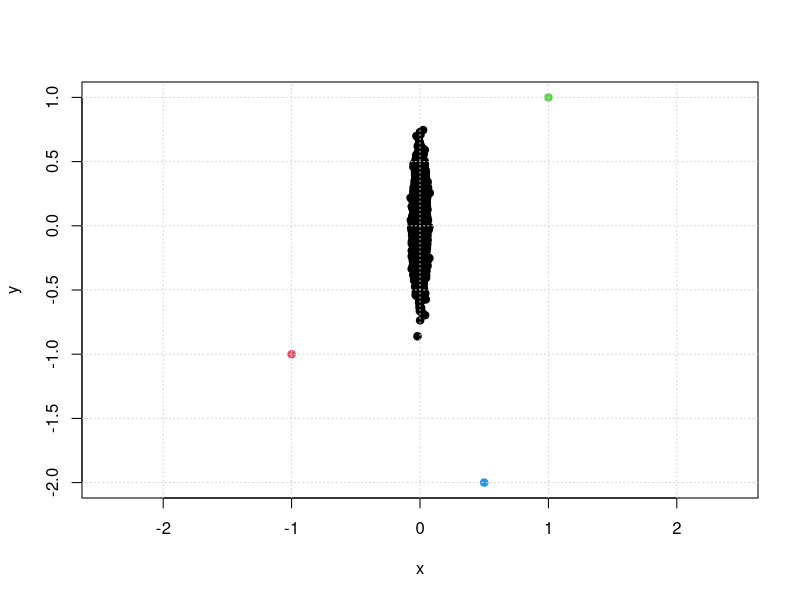
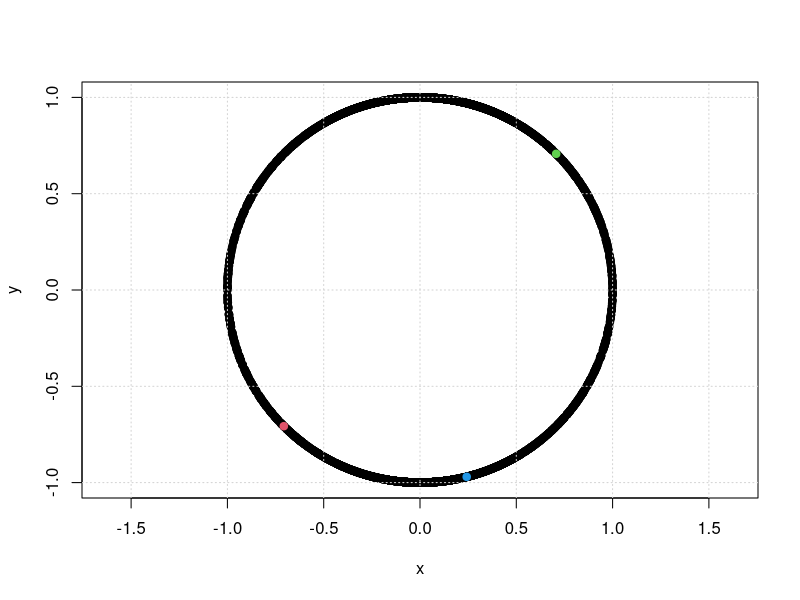
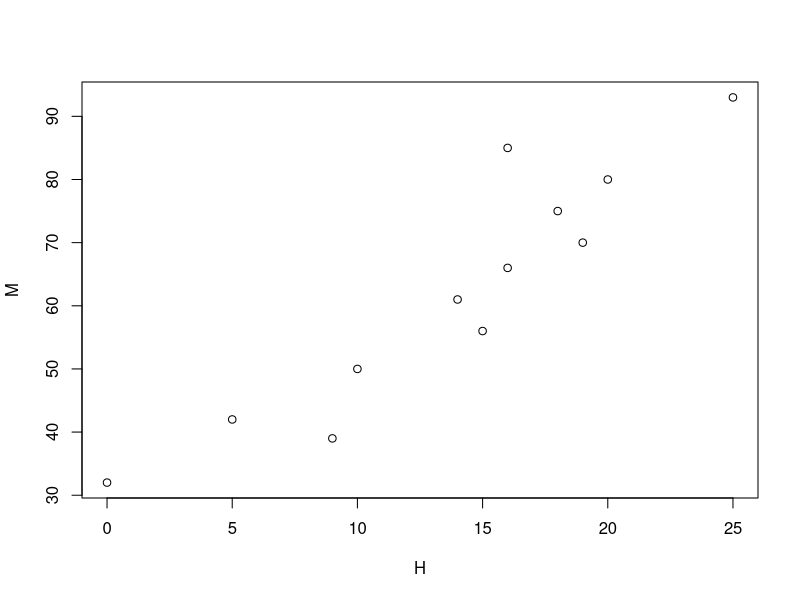
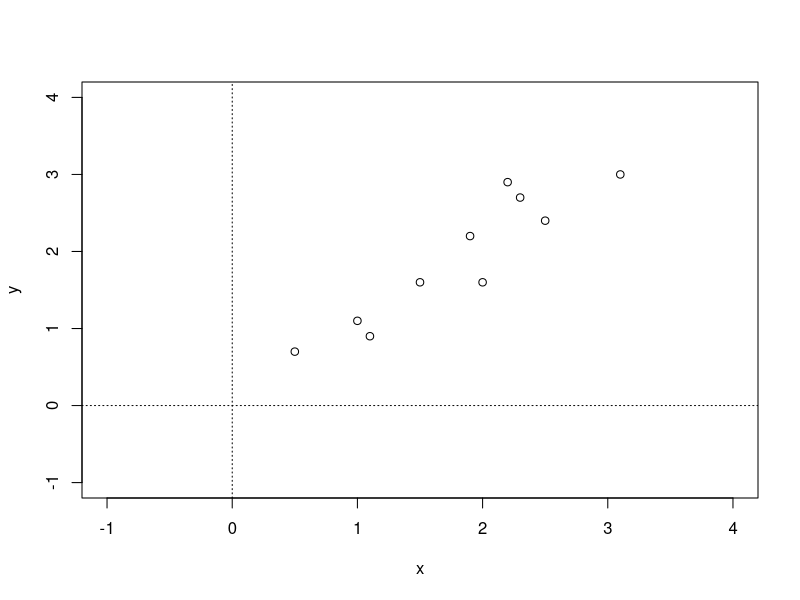
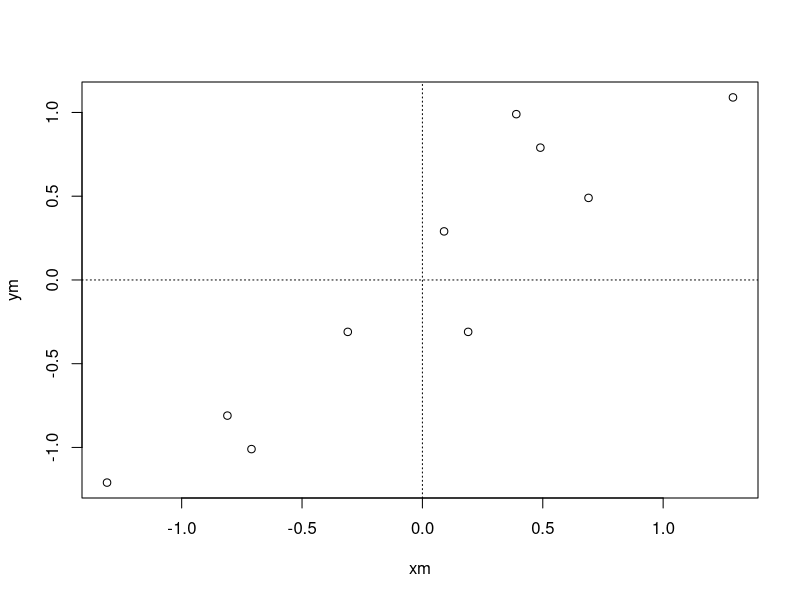
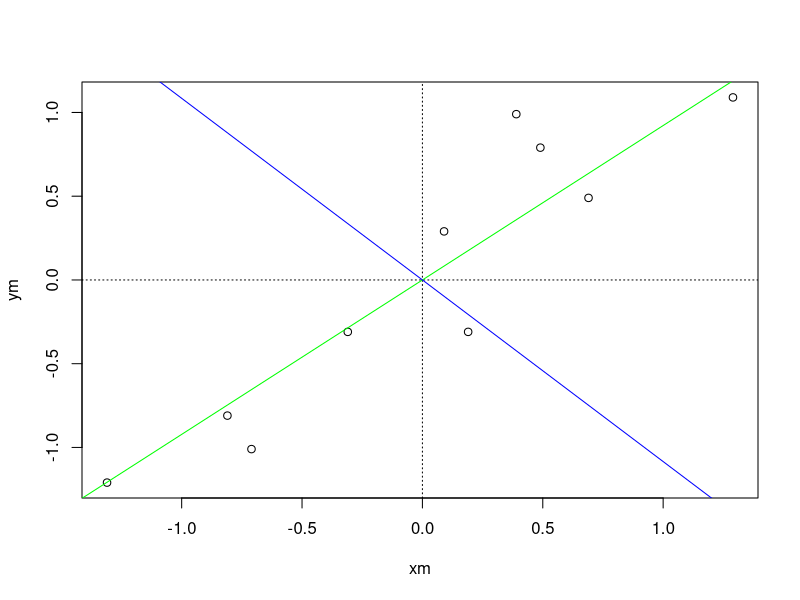
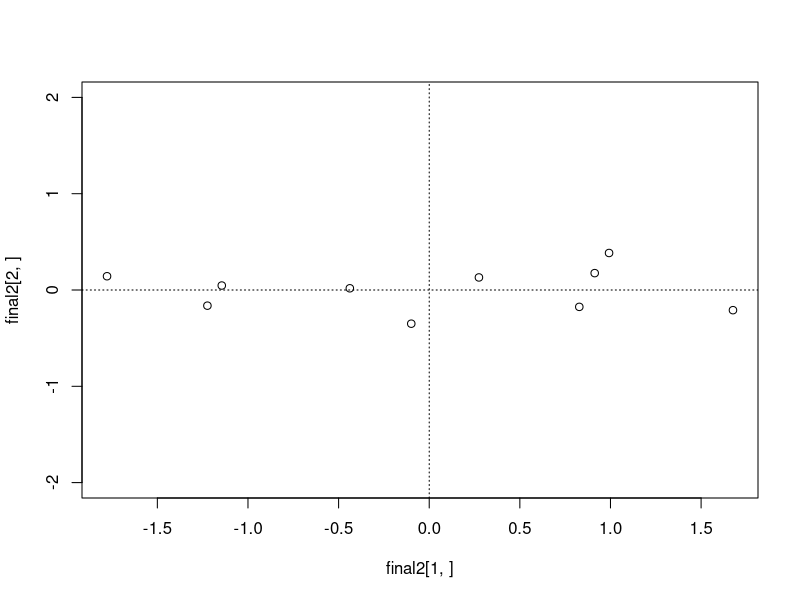
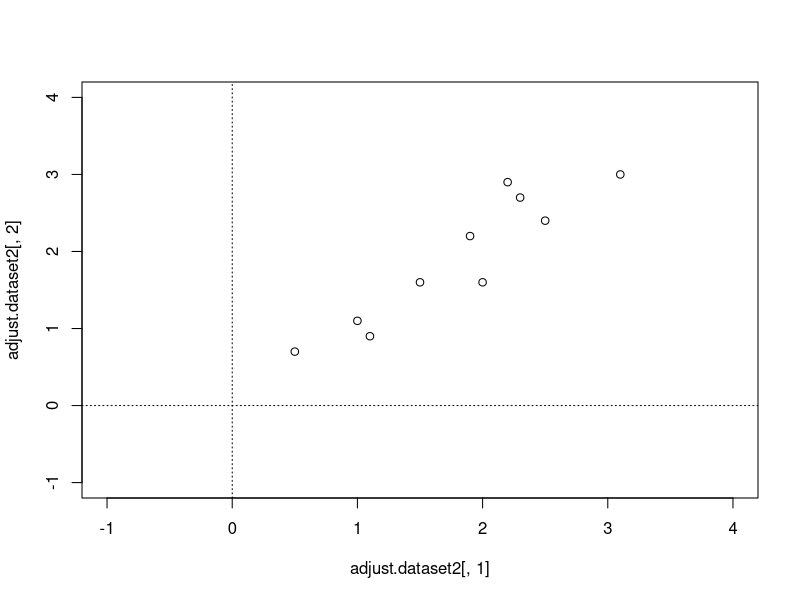

These figures' R source, in order:
# Add-ons to TI0077 - L04

######### Basics ###########
# to install packages:
# install.packages("caret")
install.packages(c("caret", "e1071", "AppliedPredictiveModeling","ellipse", "corrplot","ILSR"),
                 dependencies = c("Depends", "Suggests"))
      
rm(list=ls())
getwd() # if required setwd('your path here')
options(digits=5) 

####### Spatial sign ########
library("caret") # Classification And REgression Training
set.seed(1)
n <- 10000
tmp <- data.frame(x=c(rnorm(n, 0, 0.02), -1, 1, 0.5),
                  y=c(rnorm(n, 0, 0.2), -1, 1, -2))

plot(tmp, asp=1, col=c(rep(1,n), 2, 3, 4), pch=19)
grid()
plot(spatialSign(tmp), asp=1, col=c(rep(1,n), 2, 3, 4), pch=19)
grid()
 
H <- c(9,15,25,14,10,18,0,16,5,19,16,20)
M <- c(39,56,93,61,50,75,32,85,42,70,66,80)
 
 plot(H,M)
 
 H.bar <- mean(H)
 M.bar <- mean(M)
 N <- length(H)

Cov <- (sum((H-H.bar)*(M-M.bar)))/(N-1) # cov(H,M)

#############  PCA example data ###########
## Source: A tutorial on Principal Components Analysis
## Get some data:
x <- c(2.5,0.5,2.2,1.9,3.1,2.3,2.0,1.0,1.5,1.1)
y <- c(2.4,0.7,2.9,2.2,3.0,2.7,1.6,1.1,1.6,0.9)

# Plot the data
plot(x,y,xlim=c(-1,4),ylim=c(-1,4)); abline(h=0,v=0,lty=3)

## subtract the mean and compute the covariance matrix (aka dispersion matrix)
xm <- x - mean(x)
ym <- y - mean(y)

# Plot the data
plot(xm,ym); abline(h=0,v=0,lty=3)

m <- matrix(c(xm,ym),ncol=2) # make a matrix of the given data
m

cov.m <- cov(m)
cov.m  # notice that the non-diagonal values are both positive, ie, x & y increase together

## find the eigenvectors and eigenvalues of the covariance matrix
cov.eig <- eigen(cov.m)
cov.eig

cov.eig$vectors[,1] %*% cov.eig$vectors[,2] # should equals zero since they are orthogonal between themselves

## Plot these eigenvectors onto the data to present the new basis
plot(xm,ym); abline(h=0,v=0,lty=3)

abline(a=0,b=(cov.eig$vectors[1,1]/cov.eig$vectors[2,1]),col="green")
abline(a=0,b=(cov.eig$vectors[1,2]/cov.eig$vectors[2,2]),col="blue")

# Note: The first eigenvector (red) seems like a linear fit showing us how it is 
# related to the data but the other eigenvector does not seem that related to the data
# If we look to the eigenvalues, the first is much larger than the second: 
# the highest eigenvalue identifies the dataset’s principle component.

# Once found the eigenvectors, we should order them decreasingly by their eigenvalues. 
# This give us the components by order of significance! 
# We can decide to ignore the components with less significance: 
# we will lose information but not that much if their values are small.

# So we start with a dataset of n dimensions, choose p components and get a new 
# dataset with p dimensions representing the original dataset. 
# This process of removing the less important axes can help reveal hidden, 
# simplified dynamics in high dimensional data. 
# This process is called dimensional reduction.

## Form the feature vector 
# Feature vector with just one component
feature.vector1 <- as.matrix(cov.eig$vectors[,1],ncol=1)  
feature.vector1

# Feature vector with both components
feature.vector2 <- as.matrix(cov.eig$vectors[,c(1,2)],ncol=2) 
feature.vector2

## Derive the new transformed dataset 
# With our feature vector we can derive the new transformed dataset.
# If M is the original dataset and F is the feature vector, 
# then the transpose for the new dataset if given by F_trasp × M_transp

# New dataset for feature vector 1
final1 <- t(feature.vector1) %*% t(m) 
final1

# New dataset for feature vector 2
final2 <- t(feature.vector2) %*% t(m) 
final2

# After the transformation, the data is 'decorrelated': 
# the covariance between the variables is zero:
cov(t(final2))

# final1 has 1 dimension
t(final1)

# final2 has 2 dimensions, we can plot it:
plot(final2[1,],final2[2,],ylim=c(-2,2));abline(h=0,v=0,lty=3)

# if we keep all eigenvectors, we can recover it by 100% (like in final2)
# If we keep 2 components, we can recover it by 100% (like in final2)
adjust.dataset2 <- t(feature.vector2 %*% final2)

adjust.dataset2[,1] <- adjust.dataset2[,1] + mean(x) 
adjust.dataset2[,2] <- adjust.dataset2[,2] + mean(y) 
adjust.dataset2

plot(adjust.dataset2[,1],adjust.dataset2[,2],xlim=c(-1,4),ylim=c(-1,4))
abline(h=0,v=0,lty=3)

# if we keep just some eigenvector (like final1), we do the same but cannot 
# expect the original information, just some degraded version:
adjust.dataset1 <- t(feature.vector1 %*% final1)

adjust.dataset1[,1] <- adjust.dataset1[,1] + mean(x) # re-add means
adjust.dataset1[,2] <- adjust.dataset1[,2] + mean(y)
adjust.dataset1

plot(adjust.dataset1[,1],adjust.dataset1[,2],xlim=c(-1,4),ylim=c(-1,4))
abline(h=0,v=0,lty=3)

########### Built-in functions ###########
# In R the library stats include prcomp() 
## prcomp() performs a principal components analysis on the given data matrix and 
# returns the results as an object of class prcomp.
df = data.frame(x=x, y=y)
# prcomp() does the mean centering (option center=TRUE)
# also it scales the variables so that all have unit variance (scale=TRUE). 
# This is necessary if the data has # different units (it uses correlation matrix). 
# In this case, the units are the same, and we like to have the same results as above (it uses covariance matrix):

pca.eg <- prcomp(df, center=TRUE, scale=FALSE) 
pca.eg # check the rotation attributes are equal to cov.eig above (except for the minus sign which is irrelevant)

plot(xm,ym); abline(h=0,v=0,lty=3)
abline(a=0,b=(pca.eg$rotation[1,1]/pca.eg$rotation[2,1]),col="red")
abline(a=0,b=(pca.eg$rotation[1,2]/pca.eg$rotation[2,2]),col="green")

summary(pca.eg)

par(mfrow=c(1,2))
plot(pca.eg)
# Samples are displayed as point labels, variables are displayed  as vectors
biplot(pca.eg) 

par(mfrow=c(1,1))
prcomp(df, scale=TRUE, tol=.2) 

# argument 'tol' receives a value indicating the magnitude below which 
# components should be omitted. Components are omitted if their standard 
# deviations are less than or equal to tol times the standard deviation of the first component.


######## ISLR example ##########
# Chapter 10 Lab 1: Principal Components Analysis
# Source: G. James et al., An Introduction to Statistical Learning: 
# with Applications in R, 2013
rm(list=ls())

states=row.names(USArrests)
states

names(USArrests)
apply(USArrests, 2, mean)
apply(USArrests, 2, var)
pr.out=prcomp(USArrests, scale=TRUE)
names(pr.out)
pr.out$center
pr.out$scale
pr.out$rotation
dim(pr.out$x)
biplot(pr.out, scale=0)
pr.out$rotation=-pr.out$rotation
pr.out$x=-pr.out$x
biplot(pr.out, scale=0)
pr.out$sdev
pr.var=pr.out$sdev^2
pr.var
pve=pr.var/sum(pr.var)
pve
plot(pve, xlab="Principal Component", 
     ylab="Proportion of Variance Explained", ylim=c(0,1),type='b')
plot(cumsum(pve), xlab="Principal Component", 
     ylab="Cumulative Proportion of Variance Explained", ylim=c(0,1),type='b')
# a=c(1,2,8,-3)
#cumsum(a)
